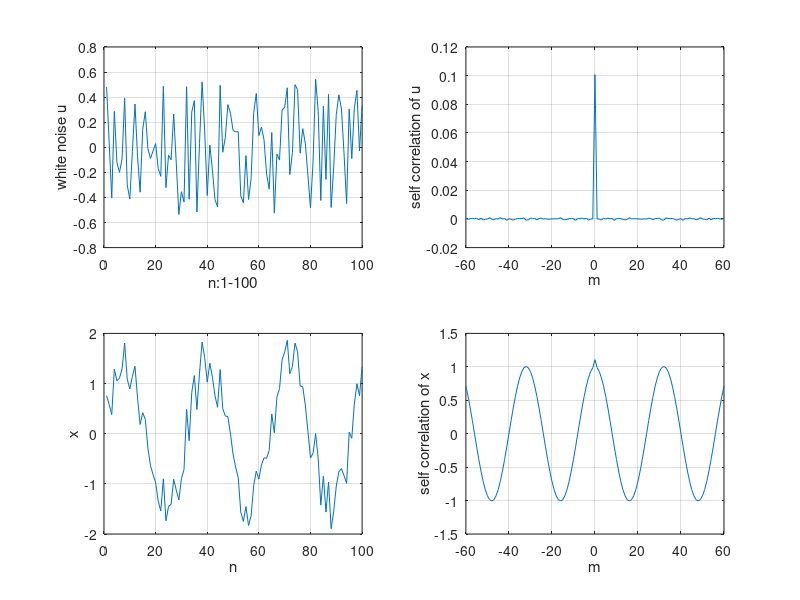

Reproduce this figure in MATLAB.
%1
N=50000;
p = 0.1;
u = rand(1,N);
u = u-mean(u);
a = sqrt(12*p);
u = u*a;
power_u = var(u);
subplot(2,2,1)
plot(u(1:100));
xlabel('n:1-100');
ylabel('white noise u');
grid on;

Mflag = 60;
ru = xcorr(u,Mflag,'biased');
m = 1:2*Mflag+1;%2N+1
u_m = -Mflag:Mflag;
subplot(2,2,2)
plot(u_m,ru);
xlabel('m');
ylabel('self correlation of u');
grid on;

%2
omega = pi/16;
n = 1:N;
p_signal = 0.1*10^(10/10);
A = sqrt(2*p_signal);
x = A*sin(omega*n)+u;

subplot(2,2,3)
plot(n(1:100),x(1:100));
xlabel('n');
ylabel('x');
grid on;

rx = xcorr(x,Mflag,'biased');
subplot(2,2,4)
plot(u_m,rx);
xlabel('m');
ylabel('self correlation of x');
grid on;

